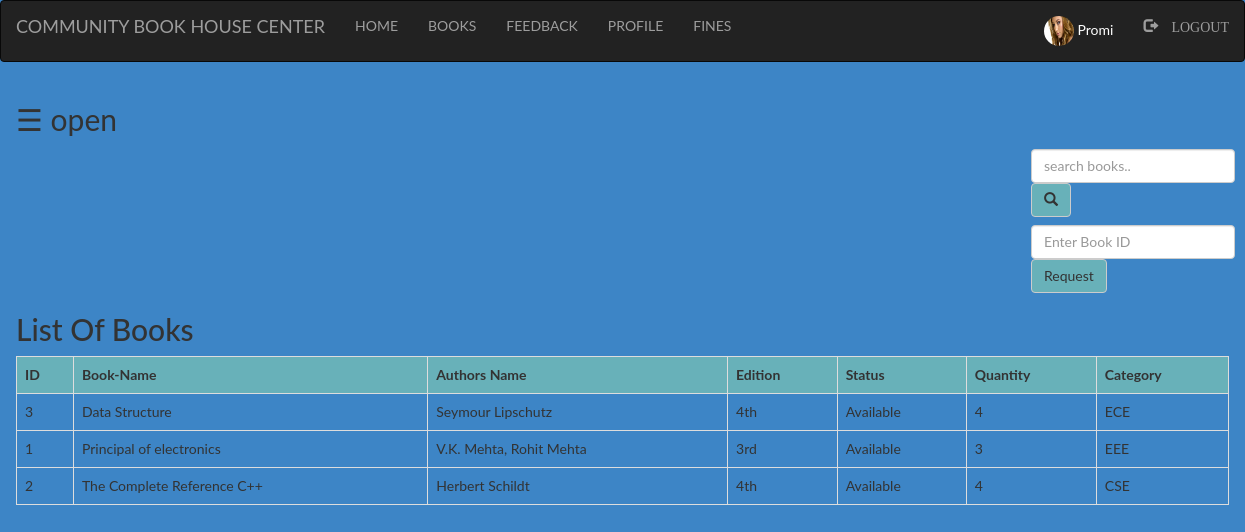
/User_/books.php (signed in), run on the app's committed database.
### tables this page shows
CREATE TABLE `books` (
  `bid` int(100) NOT NULL,
  `name` varchar(100) NOT NULL,
  `authors` varchar(100) NOT NULL,
  `edition` varchar(100) NOT NULL,
  `status` varchar(100) NOT NULL,
  `quantity` int(100) NOT NULL,
  `category` varchar(100) NOT NULL
);

### User_/books.php (the view, shortened to what this page needs)
<?php
  include "navbar.php";
?>
<!DOCTYPE html>
<html>
<head>
</head>
<body>
<div id="main">
  <span style="font-size:30px;cursor:pointer" onclick="openNav()">&#9776; open</span>
	<div class="srch">
		<form class="navbar-form" method="post" name="form1">
				<input class="form-control" type="text" name="search" placeholder="search books.." required="">
				<button style="background-color: #6db6b9e6;" type="submit" name="submit" class="btn btn-default">
					<span class="glyphicon glyphicon-search"></span>
				</button>
		</form>
	</div>
	<div class="srch">
		<form class="navbar-form" method="post" name="form1">
				<input class="form-control" type="text" name="bid" placeholder="Enter Book ID" required="">
				<button style="background-color: #6db6b9e6;" type="submit" name="submit1" class="btn btn-default">Request
				</button>
		</form>
	</div>
	<h2>List Of Books</h2>
	<?php
		if(isset($_POST['submit']))
		{
			$q=mysqli_query($db,"SELECT * from books where name like '%$_POST[search]%' ");
			if(mysqli_num_rows($q)==0)
			{
				echo "Sorry! No book found. Try searching again.";
			}
			else
			{
		echo "<table class='table table-bordered table-hover' >";
			echo "<tr style='background-color: #6db6b9e6;'>";
				echo "<th>"; echo "ID";	echo "</th>";
				echo "<th>"; echo "Book-Name";  echo "</th>";
				echo "<th>"; echo "Authors Name";  echo "</th>";
				echo "<th>"; echo "Edition";  echo "</th>";
				echo "<th>"; echo "Status";  echo "</th>";
				echo "<th>"; echo "Quantity";  echo "</th>";
				echo "<th>"; echo "Category";  echo "</th>";
			echo "</tr>";
			while($row=mysqli_fetch_assoc($q))
			{
				echo "<tr>";
				echo "<td>"; echo $row['bid']; echo "</td>";
				echo "<td>"; echo $row['name']; echo "</td>";
				echo "<td>"; echo $row['authors']; echo "</td>";
				echo "<td>"; echo $row['edition']; echo "</td>";
				echo "<td>"; echo $row['status']; echo "</td>";
				echo "<td>"; echo $row['quantity']; echo "</td>";
				echo "<td>"; echo $row['category']; echo "</td>";
				echo "</tr>";
			}
		echo "</table>";
			}
		}
		else
		{
			$res=mysqli_query($db,"SELECT * FROM `books` ORDER BY `books`.`name` ASC;");
		echo "<table class='table table-bordered table-hover' >";
			echo "<tr style='background-color: #6db6b9e6;'>";
				echo "<th>"; echo "ID";	echo "</th>";
				echo "<th>"; echo "Book-Name";  echo "</th>";
				echo "<th>"; echo "Authors Name";  echo "</th>";
				echo "<th>"; echo "Edition";  echo "</th>";
				echo "<th>"; echo "Status";  echo "</th>";
				echo "<th>"; echo "Quantity";  echo "</th>";
				echo "<th>"; echo "Category";  echo "</th>";
			echo "</tr>";
			while($row=mysqli_fetch_assoc($res))
			{
				echo "<tr>";
				echo "<td>"; echo $row['bid']; echo "</td>";
				echo "<td>"; echo $row['name']; echo "</td>";
				echo "<td>"; echo $row['authors']; echo "</td>";
				echo "<td>"; echo $row['edition']; echo "</td>";
				echo "<td>"; echo $row['status']; echo "</td>";
				echo "<td>"; echo $row['quantity']; echo "</td>";
				echo "<td>"; echo $row['category']; echo "</td>";
				echo "</tr>";
			}
		echo "</table>";
		}
				?>
</div>
</body>
</html>

### User_/navbar.php (shortened to what this page needs)
<!DOCTYPE html>
<html>
<head>
	  <link rel="stylesheet" type="text/css" href="style.css">
  <link rel="stylesheet" href="bootstrap/css/bootstrap.min.css" >
</head>
<body>
	    <nav class="navbar navbar-inverse">
      <div class="container-fluid">
          <div class="navbar-header">
            <a class="navbar-brand active">COMMUNITY BOOK HOUSE CENTER</a>
          </div>
          <ul class="nav navbar-nav">
            <li><a href="index.php">HOME</a></li>
            <li><a href="books.php">BOOKS</a></li>
            <li><a href="feedback.php">FEEDBACK</a></li>
          </ul>
          <?php
            if(isset($_SESSION['login_user']))
            {
          ?>
                <ul class="nav navbar-nav">
                  <li><a href="profile.php">PROFILE</a></li>
                  <li><a href="fine.php">FINES</a></li>
                </ul>
                <ul class="nav navbar-nav navbar-right">
                  <li><a href="">
                    <div style="color: white">
                      <?php
                        echo "<img class='img-circle profile_img' height=30 width=30 src='images/".$_SESSION['pic']."'>";
                        echo " ".$_SESSION['login_user'];
                      ?>
                    </div>
                  </a></li>
                  <li><a href="logout.php"><span class="glyphicon glyphicon-log-out"> LOGOUT</span></a></li>
                </ul>
                <?php
            }
          ?>
      </div>
    </nav>
</body>
</html>

### User_/style.css (style rules this page uses)
html, body, div, span, object, iframe, h1, h2, h3, h4, h5, h6, p, blockquote, pre, abbr, address, cite, code, del, dfn, em, img, ins, kbd, q, samp, small, strong, sub, sup, var, b, i, dl, dt, dd, ol, ul, li, fieldset, form, label, legend, table, caption, tbody, tfoot, thead, tr, th, td, article, aside, canvas, details, figcaption, figure, footer, header, hgroup, menu, nav, section, summary, time, mark, audio, video { margin:0; padding:0; border:0; outline:0; font-size:100%; vertical-align:baseline; background:transparent; }
body { line-height:1; }
article,aside,details,figcaption,figure, footer,header,hgroup,menu,nav,section { display:block; }
nav ul { list-style:none; }
a { margin:0; padding:0; font-size:100%; vertical-align:baseline; background:transparent; }
table { border-collapse:collapse; border-spacing:0; }
input, select { vertical-align:middle; }
li a { color: white; text-decoration: none; }
input { height: 25px; width: 300px; }

### User_/books.php (style rules this page uses)
.srch { padding-left: 1000px; }
body { background-color: #3d85c6; font-family: "Lato", sans-serif; transition: background-color .5s; }
#main { transition: margin-left .5s; padding: 16px; }
.img-circle { margin-left: 20px; }

### data on the page
books: bid "3", name "Data Structure", authors "Seymour Lipschutz", edition "4th", status "Available", quantity "4", category "ECE"
books: bid "1", name "Principal of electronics", authors "V.K. Mehta, Rohit Mehta", edition "3rd", status "Available", quantity "3", category "EEE"
books: bid "2", name "The Complete Reference C++", authors "Herbert Schildt", edition "4th", status "Available", quantity "4", category "CSE"

### other printed values
$_SESSION['login_user'] "Promi"
